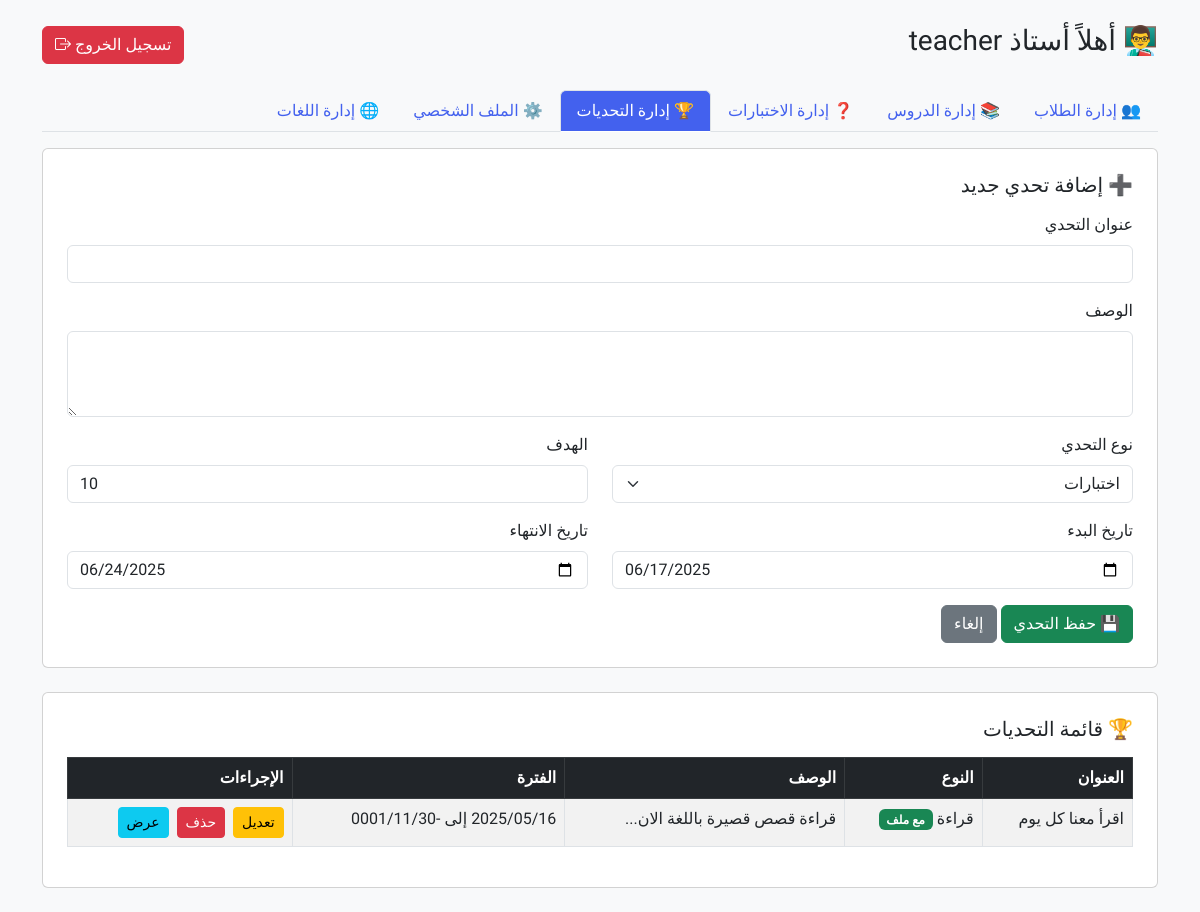
The app's page /teacher_dashboard.php?section=challenges (signed in) with its own data.
### tables this page shows
CREATE TABLE `challenges` (
  `id` int(11) NOT NULL,
  `title` varchar(255) DEFAULT NULL,
  `description` text DEFAULT NULL,
  `type` enum('اختبارات','قراءة','مشروع') NOT NULL,
  `goal` int(11) DEFAULT NULL,
  `progress` int(11) DEFAULT 0,
  `user_id` int(11) DEFAULT NULL,
  `start_date` datetime DEFAULT NULL,
  `end_date` datetime DEFAULT NULL
);

### teacher_sections/challenges.php (the view, shortened to what this page needs)
<?php
$teacher_id = $_SESSION['user_id'];
$conn = new mysqli("localhost", "root", "", "learning_platform");
$challenge = null;
$challenges = $conn->query("SELECT * FROM challenges WHERE user_id = $teacher_id ORDER BY start_date DESC");
?>
<div class="card p-4 mb-4">
    <h5 class="mb-3"><?= isset($_GET['edit']) ? '✏️ تعديل التحدي' : '➕ إضافة تحدي جديد' ?></h5>
    <form method="post" enctype="multipart/form-data">
        <div class="mb-3">
            <label class="form-label">عنوان التحدي</label>
            <input type="text" name="title" class="form-control" value="<?= isset($challenge['title']) ? htmlspecialchars($challenge['title']) : '' ?>" required>
        </div>
        <div class="mb-3">
            <label class="form-label">الوصف</label>
            <textarea name="description" class="form-control" rows="3" required><?= isset($challenge['description']) ? htmlspecialchars($challenge['description']) : '' ?></textarea>
        </div>
        <div class="row">
            <div class="col-md-6 mb-3">
                <label class="form-label">نوع التحدي</label>
                <select name="type" class="form-select" id="challenge-type" required>
                    <option value="اختبارات" <?= (isset($challenge['type']) && $challenge['type'] == 'اختبارات') ? 'selected' : '' ?>>اختبارات</option>
                </select>
            </div>
            <div class="col-md-6 mb-3">
                <label class="form-label">الهدف</label>
                <input type="number" name="goal" class="form-control" value="<?= isset($challenge['goal']) ? $challenge['goal'] : '10' ?>" required>
            </div>
        </div>
        <div class="row">
            <div class="col-md-6 mb-3">
                <label class="form-label">تاريخ البدء</label>
                <input type="date" name="start_date" class="form-control" value="<?= isset($challenge['start_date']) ? $challenge['start_date'] : date('Y-m-d') ?>" required>
            </div>
            <div class="col-md-6 mb-3">
                <label class="form-label">تاريخ الانتهاء</label>
                <input type="date" name="end_date" class="form-control" value="<?= isset($challenge['end_date']) ? $challenge['end_date'] : date('Y-m-d', strtotime('+1 week')) ?>" required>
            </div>
        </div>
        <button type="submit" class="btn btn-success">💾 حفظ التحدي</button>
        <a href="teacher_dashboard.php?section=challenges" class="btn btn-secondary">إلغاء</a>
    </form>
</div>
<div class="card p-4">
    <h5 class="mb-3">🏆 قائمة التحديات</h5>
    <div class="table-responsive">
        <table class="table table-bordered table-striped">
            <thead class="table-dark">
                <tr>
                    <th>العنوان</th>
                    <th>النوع</th>
                    <th>الوصف</th>
                    <th>الفترة</th>
                    <th>الإجراءات</th>
                </tr>
            </thead>
            <tbody>
                <?php while ($challenge = $challenges->fetch_assoc()): ?>
                <tr>
                    <td><?= htmlspecialchars($challenge['title']) ?></td>
                    <td>
                        <?= htmlspecialchars($challenge['type']) ?>
                        <?php if ($challenge['type'] == 'قراءة'): ?>
                            <?php $file = $conn->query("SELECT * FROM challenge_files WHERE challenge_id = ".$challenge['id'])->fetch_assoc(); ?>
                            <?php if ($file): ?>
                                <span class="badge bg-success">مع ملف</span>
                            <?php endif; ?>
                        <?php endif; ?>
                    </td>
                    <td><?= strlen($challenge['description']) > 50 ? substr($challenge['description'], 0, 50).'...' : $challenge['description'] ?></td>
                    <td>
                        إلى
                        <?= date('Y/m/d', strtotime($challenge['end_date'])) ?>
                    </td>
                    <td>
                        <div class="d-flex gap-2">
                            <a href="teacher_dashboard.php?section=challenges&edit=<?= $challenge['id'] ?>" class="btn btn-sm btn-warning">تعديل</a>
                            <a href="teacher_dashboard.php?section=challenges&delete=<?= $challenge['id'] ?>" class="btn btn-sm btn-danger" onclick="return confirm('هل أنت متأكد من حذف هذا التحدي؟')">حذف</a>
                            <a href="view_challenge.php?id=<?= $challenge['id'] ?>" class="btn btn-sm btn-info">عرض</a>
                        </div>
                    </td>
                </tr>
                <?php endwhile; ?>
            </tbody>
        </table>
    </div>
</div>

### teacher_dashboard.php (style rules this page uses)
body { font-family: 'Tajawal', sans-serif; background-color: #f4f6f9; }
body { font-family: 'Tajawal', sans-serif; background: #f8f9fa; }

### records on screen
challenges: title "اقرأ معنا كل يوم", type "قراءة", shows "مع ملف", description "قراءة قصص قصيرة باللغة الان", end_date "-0001/11/30"

### other values on screen
$name "teacher"
